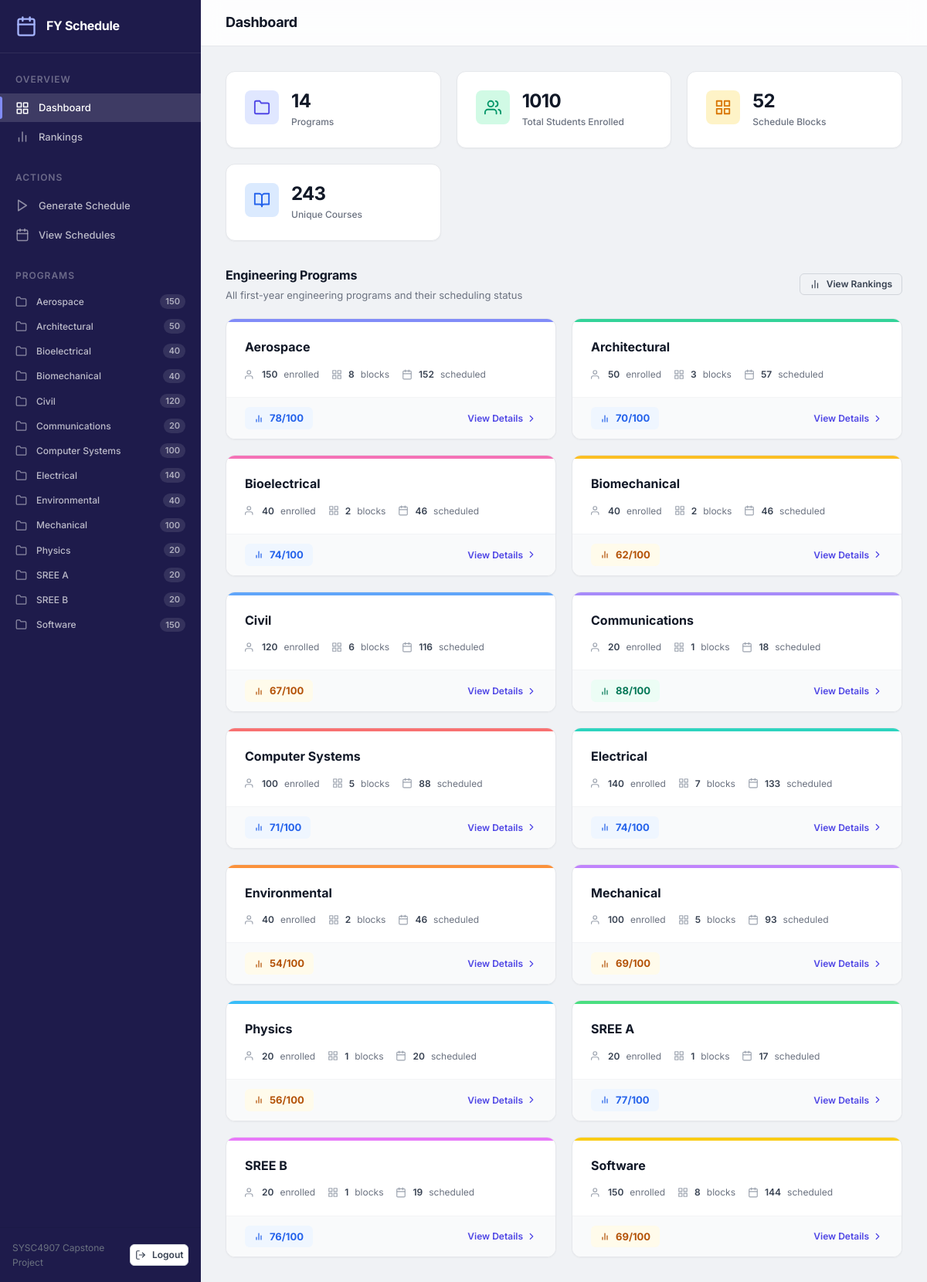
The page / on the database its author committed.
### data_app/models.py (models this page shows)
class Program(models.Model):
    program_name = models.CharField(max_length=255)
    enrolled = models.IntegerField(null=True, blank=True)

### data_app/views.py (the view)
# urls.py: path("", views.dashboard, name="dashboard"),
@ensure_csrf_cookie
def dashboard(request):
    ctx = _base_context(active_page="dashboard")
    programs = Program.objects.all().order_by("program_name")
    color_palette = [
        "#818cf8", "#34d399", "#f472b6", "#fbbf24", "#60a5fa",
        "#a78bfa", "#f87171", "#2dd4bf", "#fb923c", "#c084fc",
        "#38bdf8", "#4ade80", "#e879f9", "#facc15",
    ]
    program_data = []
    total_enrolled = total_blocks = total_courses_scheduled = 0
    for i, program in enumerate(programs):
        blocks = Block.objects.filter(program=program)
        block_count = blocks.count()
        avg_ranking = blocks.aggregate(avg=Avg("ranking"))["avg"] or 0
        term_ids = Term.objects.filter(block__in=blocks).values_list("id", flat=True)
        scheduled_count = TermCourses.objects.filter(term_id__in=term_ids).count()
        total_enrolled += program.enrolled or 0
        total_blocks += block_count
        total_courses_scheduled += scheduled_count
        program_data.append(
            {
                "program": program,
                "block_count": block_count,
                "avg_ranking": round(avg_ranking),
                "ranking_class": ranking_class(round(avg_ranking)),
                "scheduled_count": scheduled_count,
                "color": color_palette[i % len(color_palette)],
            }
        )
    ctx.update(
        {
            "program_data": program_data,
            "total_programs": programs.count(),
            "total_enrolled": total_enrolled,
            "total_blocks": total_blocks,
            "total_courses_scheduled": total_courses_scheduled,
            "unique_courses": Course.objects.values("course_code").distinct().count(),
        }
    )
    return render(request, "dashboard.html", ctx)

### data_app/services/schedule_service.py (called while the page is built)
def _ranking_class(score: int | float) -> str:
    if score >= 85:
        return "excellent"
    elif score >= 70:
        return "good"
    elif score >= 50:
        return "fair"
    return "poor"

### data_app/views.py (called while the page is built)
def _base_context(active_page: str = "", active_program_id=None) -> dict:
    return {
        "sidebar_programs": Program.objects.all().order_by("program_name"),
        "active_page": active_page,
        "active_program_id": active_program_id,
    }

### data_app/templates/dashboard.html (shortened to what this page needs)
{% extends "base.html" %} {% load static %}  {% block page_title %}Dashboard{% endblock %}  {% block content %}
<div class="stats-grid">
    <div class="stat-card">
        <div class="stat-icon stat-icon-primary">
            <svg
                viewBox="0 0 24 24"
                fill="none"
                stroke="currentColor"
                stroke-width="2"
                stroke-linecap="round"
                stroke-linejoin="round"
            >
                <path
                    d="M22 19a2 2 0 0 1-2 2H4a2 2 0 0 1-2-2V5a2 2 0 0 1 2-2h5l2 3h9a2 2 0 0 1 2 2z"
                ></path>
            </svg>
        </div>
        <div class="stat-content">
            <div class="stat-value">{{ total_programs }}</div>
            <div class="stat-label">Programs</div>
        </div>
    </div>
    <div class="stat-card">
        <div class="stat-icon stat-icon-success">
            <svg
                viewBox="0 0 24 24"
                fill="none"
                stroke="currentColor"
                stroke-width="2"
                stroke-linecap="round"
                stroke-linejoin="round"
            >
                <path d="M17 21v-2a4 4 0 0 0-4-4H5a4 4 0 0 0-4 4v2"></path>
                <circle cx="9" cy="7" r="4"></circle>
                <path d="M23 21v-2a4 4 0 0 0-3-3.87"></path>
                <path d="M16 3.13a4 4 0 0 1 0 7.75"></path>
            </svg>
        </div>
        <div class="stat-content">
            <div class="stat-value">{{ total_enrolled|default:"0" }}</div>
            <div class="stat-label">Total Students Enrolled</div>
        </div>
    </div>
    <div class="stat-card">
        <div class="stat-icon stat-icon-warning">
            <svg
                viewBox="0 0 24 24"
                fill="none"
                stroke="currentColor"
                stroke-width="2"
                stroke-linecap="round"
                stroke-linejoin="round"
            >
                <rect x="3" y="3" width="7" height="7"></rect>
                <rect x="14" y="3" width="7" height="7"></rect>
                <rect x="14" y="14" width="7" height="7"></rect>
                <rect x="3" y="14" width="7" height="7"></rect>
            </svg>
        </div>
        <div class="stat-content">
            <div class="stat-value">{{ total_blocks }}</div>
            <div class="stat-label">Schedule Blocks</div>
        </div>
    </div>
    <div class="stat-card">
        <div class="stat-icon stat-icon-info">
            <svg
                viewBox="0 0 24 24"
                fill="none"
                stroke="currentColor"
                stroke-width="2"
                stroke-linecap="round"
                stroke-linejoin="round"
            >
                <path d="M2 3h6a4 4 0 0 1 4 4v14a3 3 0 0 0-3-3H2z"></path>
                <path d="M22 3h-6a4 4 0 0 0-4 4v14a3 3 0 0 1 3-3h7z"></path>
            </svg>
        </div>
        <div class="stat-content">
            <div class="stat-value">{{ unique_courses }}</div>
            <div class="stat-label">Unique Courses</div>
        </div>
    </div>
</div>
<div class="section-header">
    <div>
        <h2 class="section-title">Engineering Programs</h2>
        <p class="section-subtitle">
            All first-year engineering programs and their scheduling status
        </p>
    </div>
    <a href="{% url 'rankings' %}" class="btn btn-ghost btn-sm">
        <svg
            width="16"
            height="16"
            viewBox="0 0 24 24"
            fill="none"
            stroke="currentColor"
            stroke-width="2"
            stroke-linecap="round"
            stroke-linejoin="round"
        >
            <line x1="18" y1="20" x2="18" y2="10"></line>
            <line x1="12" y1="20" x2="12" y2="4"></line>
            <line x1="6" y1="20" x2="6" y2="14"></line>
        </svg>
        View Rankings
    </a>
</div>
{% if program_data %}
<div class="programs-grid">
    {% for item in program_data %}
    <div
        class="card card-clickable program-card"
        onclick="window.location.href='{% url 'program_detail' item.program.id %}'"
    >
        <div
            class="program-card-stripe"
            style="background: {{ item.color }};"
        ></div>
        <div class="program-card-body">
            <h3 class="program-name">{{ item.program.program_name }}</h3>
            <div class="program-meta">
                <div class="program-meta-item">
                    <svg
                        viewBox="0 0 24 24"
                        fill="none"
                        stroke="currentColor"
                        stroke-width="2"
                        stroke-linecap="round"
                        stroke-linejoin="round"
                    >
                        <path
                            d="M17 21v-2a4 4 0 0 0-4-4H5a4 4 0 0 0-4 4v2"
                        ></path>
                        <circle cx="9" cy="7" r="4"></circle>
                    </svg>
                    <span class="program-meta-value"
                        >{{ item.program.enrolled|default:"0" }}</span
                    >
                    enrolled
                </div>
                <div class="program-meta-item">
                    <svg
                        viewBox="0 0 24 24"
                        fill="none"
                        stroke="currentColor"
                        stroke-width="2"
                        stroke-linecap="round"
                        stroke-linejoin="round"
                    >
                        <rect x="3" y="3" width="7" height="7"></rect>
                        <rect x="14" y="3" width="7" height="7"></rect>
                        <rect x="14" y="14" width="7" height="7"></rect>
                        <rect x="3" y="14" width="7" height="7"></rect>
                    </svg>
                    <span class="program-meta-value"
                        >{{ item.block_count }}</span
                    >
                    blocks
                </div>
                <div class="program-meta-item">
                    <svg
                        viewBox="0 0 24 24"
                        fill="none"
                        stroke="currentColor"
                        stroke-width="2"
                        stroke-linecap="round"
                        stroke-linejoin="round"
                    >
                        <rect
                            x="3"
                            y="4"
                            width="18"
                            height="18"
                            rx="2"
                            ry="2"
                        ></rect>
                        <line x1="16" y1="2" x2="16" y2="6"></line>
                        <line x1="8" y1="2" x2="8" y2="6"></line>
                        <line x1="3" y1="10" x2="21" y2="10"></line>
                    </svg>
                    <span class="program-meta-value"
                        >{{ item.scheduled_count }}</span
                    >
                    scheduled
                </div>
            </div>
        </div>
        <div class="program-card-footer">
            {% if item.avg_ranking > 0 %}
            <span class="block-ranking ranking-{{ item.ranking_class }}">
                <svg
                    width="12"
                    height="12"
                    viewBox="0 0 24 24"
                    fill="none"
                    stroke="currentColor"
                    stroke-width="2.5"
                    stroke-linecap="round"
                    stroke-linejoin="round"
                >
                    <line x1="18" y1="20" x2="18" y2="10"></line>
                    <line x1="12" y1="20" x2="12" y2="4"></line>
                    <line x1="6" y1="20" x2="6" y2="14"></line>
                </svg>
                {{ item.avg_ranking }}/100
            </span>
            {% else %}
            <span class="pill pill-neutral">Not ranked</span>
            {% endif %}
            <a href="{% url 'program_detail' item.program.id %}">
                View Details
                <svg
                    viewBox="0 0 24 24"
                    fill="none"
                    stroke="currentColor"
                    stroke-width="2"
                    stroke-linecap="round"
                    stroke-linejoin="round"
                >
                    <polyline points="9 18 15 12 9 6"></polyline>
                </svg>
            </a>
        </div>
    </div>
    {% endfor %}
</div>
{% endif %} {% endblock %}

### data_app/templates/base.html (shortened to what this page needs)
{% load static %}
<!DOCTYPE html>
<html lang="en">
<head>
    <link rel="stylesheet" href="{% static 'css/styles.css' %}">
</head>
<body>
    <aside class="sidebar" id="sidebar">
        <div class="sidebar-header">
            <div class="logo">
                <span>FY Schedule</span>
            </div>
        </div>
        <nav class="sidebar-nav">
            <div class="nav-section">
                <span class="nav-section-title">Overview</span>
                <a href="{% url 'dashboard' %}" class="nav-link {% if active_page == 'dashboard' %}active{% endif %}">
                    <span>Dashboard</span>
                </a>
                <a href="{% url 'rankings' %}" class="nav-link {% if active_page == 'rankings' %}active{% endif %}">
                    <svg width="18" height="18" viewBox="0 0 24 24" fill="none" stroke="currentColor" stroke-width="2" stroke-linecap="round" stroke-linejoin="round">
                        <line x1="18" y1="20" x2="18" y2="10"></line>
                        <line x1="12" y1="20" x2="12" y2="4"></line>
                        <line x1="6" y1="20" x2="6" y2="14"></line>
                    </svg>
                    <span>Rankings</span>
                </a>
            </div>
            <div class="nav-section">
                <span class="nav-section-title">Actions</span>
                <a href="{% url 'generate' %}" class="nav-link {% if active_page == 'generate' %}active{% endif %}">
                    <svg width="18" height="18" viewBox="0 0 24 24" fill="none" stroke="currentColor" stroke-width="2" stroke-linecap="round" stroke-linejoin="round">
                        <polygon points="5 3 19 12 5 21 5 3"></polygon>
                    </svg>
                    <span>Generate Schedule</span>
                </a>
                <a href="{% url 'schedules' %}" class="nav-link {% if active_page == 'schedules' %}active{% endif %}">
                    <span>View Schedules</span>
                </a>
            </div>
            <div class="nav-section">
                <span class="nav-section-title">Programs</span>
                {% for program in sidebar_programs %}
                <a href="{% url 'program_detail' program.id %}" class="nav-link nav-link-sm {% if active_program_id == program.id %}active{% endif %}">
                    <svg width="16" height="16" viewBox="0 0 24 24" fill="none" stroke="currentColor" stroke-width="2" stroke-linecap="round" stroke-linejoin="round">
                        <path d="M22 19a2 2 0 0 1-2 2H4a2 2 0 0 1-2-2V5a2 2 0 0 1 2-2h5l2 3h9a2 2 0 0 1 2 2z"></path>
                    </svg>
                    <span>{{ program.program_name }}</span>
                    <span class="badge">{{ program.enrolled|default:"0" }}</span>
                </a>
                {% empty %}
                <span class="nav-empty">No programs loaded</span>
                {% endfor %}
            </div>
        </nav>
        <div class="sidebar-footer" style="display: flex; align-items: center; justify-content: space-between; padding: 1rem; border-top: 1px solid rgba(0,0,0,0.05);">
            <span class="sidebar-footer-text" style="font-size: 0.75rem; color: #6b7280;">SYSC4907 Capstone Project</span>
            <form method="post" action="{% url 'logout' %}" style="margin: 0;">
                <button type="submit" class="btn btn-ghost btn-sm" style="display: flex; align-items: center; gap: 0.5rem; padding: 0.25rem 0.5rem; font-size: 0.75rem; border: 1px solid #d1d5db; border-radius: 0.375rem; background: #fff; cursor: pointer;">
                    <svg width="14" height="14" viewBox="0 0 24 24" fill="none" stroke="currentColor" stroke-width="2" stroke-linecap="round" stroke-linejoin="round">
                        <path d="M9 21H5a2 2 0 0 1-2-2V5a2 2 0 0 1 2-2h4"></path>
                        <polyline points="16 17 21 12 16 7"></polyline>
                        <line x1="21" y1="12" x2="9" y2="12"></line>
                    </svg>
                    <span>Logout</span>
                </button>
            </form>
        </div>
    </aside>
    <div class="main-wrapper" id="main-wrapper">
        <header class="topbar">
            <div class="topbar-left">
                <h1 class="topbar-title">{% block page_title %}Dashboard{% endblock %}</h1>
            </div>
        </header>
        <main class="content">
            {% block content %}{% endblock %}
        </main>
    </div>
</body>
</html>

### rows shown on the page
Program: program_name "Aerospace", enrolled "150", program.program_name "Aerospace", program.enrolled "150", block_count "8", scheduled_count "152", avg_ranking "78"
Program: program_name "Architectural", enrolled "50", program.program_name "Architectural", program.enrolled "50", block_count "3", scheduled_count "57", avg_ranking "70"
Program: program_name "Bioelectrical", enrolled "40", program.program_name "Bioelectrical", program.enrolled "40", block_count "2", scheduled_count "46", avg_ranking "74"
Program: program_name "Biomechanical", enrolled "40", program.program_name "Biomechanical", program.enrolled "40", block_count "2", scheduled_count "46", avg_ranking "62"
Program: program_name "Civil", enrolled "120", program.program_name "Civil", program.enrolled "120", block_count "6", scheduled_count "116", avg_ranking "67"
Program: program_name "Communications", enrolled "20", program.program_name "Communications", program.enrolled "20", block_count "1", scheduled_count "18", avg_ranking "88"
Program: program_name "Computer Systems", enrolled "100", program.program_name "Computer Systems", program.enrolled "100", block_count "5", scheduled_count "88", avg_ranking "71"
Program: program_name "Electrical", enrolled "140", program.program_name "Electrical", program.enrolled "140", block_count "7", scheduled_count "133", avg_ranking "74"
Program: program_name "Environmental", enrolled "40", program.program_name "Environmental", program.enrolled "40", block_count "2", scheduled_count "46", avg_ranking "54"
Program: program_name "Mechanical", enrolled "100", program.program_name "Mechanical", program.enrolled "100", block_count "5", scheduled_count "93", avg_ranking "69"
Program: program_name "Physics", enrolled "20", program.program_name "Physics", program.enrolled "20", block_count "1", scheduled_count "20", avg_ranking "56"
Program: program_name "SREE A", enrolled "20", program.program_name "SREE A", program.enrolled "20", block_count "1", scheduled_count "17", avg_ranking "77"
Program: program_name "SREE B", enrolled "20", program.program_name "SREE B", program.enrolled "20", block_count "1", scheduled_count "19", avg_ranking "76"
Program: program_name "Software", enrolled "150", program.program_name "Software", program.enrolled "150", block_count "8", scheduled_count "144", avg_ranking "69"

### other values the page prints
{{ total_programs }} "14"
{{ total_enrolled|default:"0" }} "1010"
{{ total_blocks }} "52"
{{ unique_courses }} "243"
